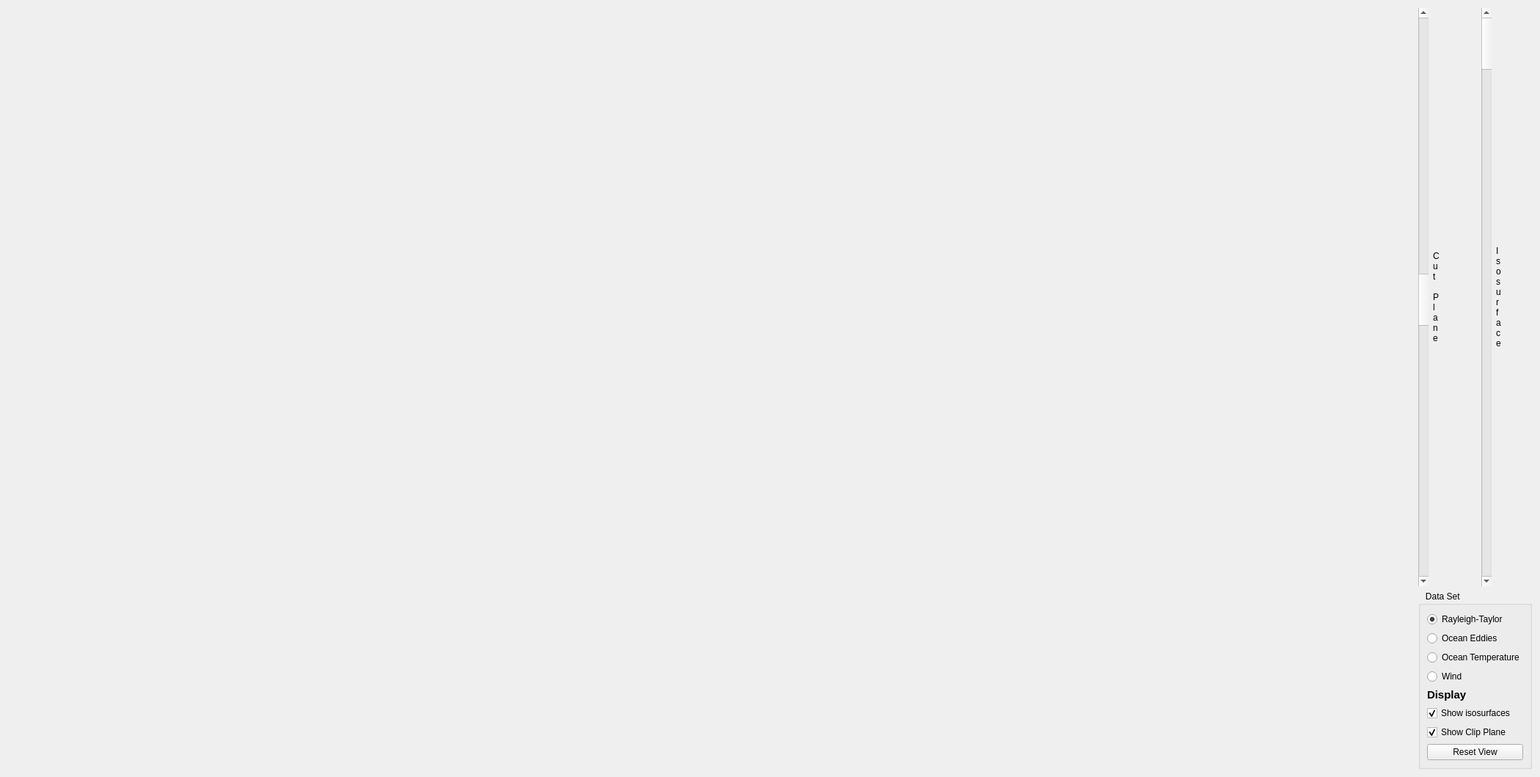
<?xml version="1.0" encoding="UTF-8"?>
<ui version="4.0">
 <class>Form</class>
 <widget class="QWidget" name="Form">
  <property name="geometry">
   <rect>
    <x>0</x>
    <y>0</y>
    <width>2100</width>
    <height>1059</height>
   </rect>
  </property>
  <property name="acceptDrops">
   <bool>true</bool>
  </property>
  <property name="windowTitle">
   <string>PISTON Demo</string>
  </property>
  <layout class="QHBoxLayout" name="horizontalLayout_3">
   <item>
    <layout class="QHBoxLayout" name="horizontalLayout_2">
     <item>
      <widget class="GLWindow" name="widget" native="true">
       <property name="sizePolicy">
        <sizepolicy hsizetype="Expanding" vsizetype="Expanding">
         <horstretch>8</horstretch>
         <verstretch>1</verstretch>
        </sizepolicy>
       </property>
      </widget>
     </item>
     <item>
      <layout class="QVBoxLayout" name="verticalLayout_2">
       <item>
        <layout class="QHBoxLayout" name="horizontalLayout" stretch="3,0,0,3,0">
         <item>
          <widget class="QScrollBar" name="verticalScrollBar_2">
           <property name="sizePolicy">
            <sizepolicy hsizetype="Fixed" vsizetype="Expanding">
             <horstretch>1</horstretch>
             <verstretch>3</verstretch>
            </sizepolicy>
           </property>
           <property name="value">
            <number>50</number>
           </property>
           <property name="orientation">
            <enum>Qt::Vertical</enum>
           </property>
          </widget>
         </item>
         <item>
          <widget class="QLabel" name="label_2">
           <property name="text">
            <string>C
u
t

P
l
a
n
e</string>
           </property>
          </widget>
         </item>
         <item>
          <spacer name="horizontalSpacer">
           <property name="orientation">
            <enum>Qt::Horizontal</enum>
           </property>
           <property name="sizeType">
            <enum>QSizePolicy::Fixed</enum>
           </property>
           <property name="sizeHint" stdset="0">
            <size>
             <width>10</width>
             <height>20</height>
            </size>
           </property>
          </spacer>
         </item>
         <item>
          <widget class="QScrollBar" name="verticalScrollBar">
           <property name="sizePolicy">
            <sizepolicy hsizetype="Fixed" vsizetype="Expanding">
             <horstretch>1</horstretch>
             <verstretch>3</verstretch>
            </sizepolicy>
           </property>
           <property name="orientation">
            <enum>Qt::Vertical</enum>
           </property>
          </widget>
         </item>
         <item>
          <widget class="QLabel" name="label_3">
           <property name="text">
            <string>I
s
o
s
u
r
f
a
c
e</string>
           </property>
          </widget>
         </item>
        </layout>
       </item>
       <item>
        <widget class="QGroupBox" name="groupBox">
         <property name="sizePolicy">
          <sizepolicy hsizetype="Fixed" vsizetype="Fixed">
           <horstretch>0</horstretch>
           <verstretch>0</verstretch>
          </sizepolicy>
         </property>
         <property name="title">
          <string>   Data Set</string>
         </property>
         <layout class="QVBoxLayout" name="verticalLayout">
          <item>
           <widget class="QRadioButton" name="DataSet1Button">
            <property name="text">
             <string>Rayleigh-Taylor</string>
            </property>
            <property name="checked">
             <bool>true</bool>
            </property>
           </widget>
          </item>
          <item>
           <widget class="QRadioButton" name="DataSet3Button">
            <property name="text">
             <string>Ocean Eddies</string>
            </property>
           </widget>
          </item>
          <item>
           <widget class="QRadioButton" name="DataSet2Button">
            <property name="text">
             <string>Ocean Temperature</string>
            </property>
           </widget>
          </item>
          <item>
           <widget class="QRadioButton" name="DataSet4Button">
            <property name="text">
             <string>Wind</string>
            </property>
           </widget>
          </item>
          <item>
           <widget class="QLabel" name="label">
            <property name="text">
             <string>&lt;!DOCTYPE HTML PUBLIC &quot;-//W3C//DTD HTML 4.0//EN&quot; &quot;http://www.w3.org/TR/REC-html40/strict.dtd&quot;&gt;
&lt;html&gt;&lt;head&gt;&lt;meta name=&quot;qrichtext&quot; content=&quot;1&quot; /&gt;&lt;style type=&quot;text/css&quot;&gt;
p, li { white-space: pre-wrap; }
&lt;/style&gt;&lt;/head&gt;&lt;body style=&quot; font-family:'Cantarell'; font-size:11pt; font-weight:400; font-style:normal;&quot;&gt;
&lt;p style=&quot; margin-top:0px; margin-bottom:0px; margin-left:0px; margin-right:0px; -qt-block-indent:0; text-indent:0px;&quot;&gt;&lt;span style=&quot; font-weight:600;&quot;&gt;Display&lt;/span&gt;&lt;/p&gt;&lt;/body&gt;&lt;/html&gt;</string>
            </property>
           </widget>
          </item>
          <item>
           <widget class="QCheckBox" name="IsosurfacesCheckBox">
            <property name="text">
             <string>Show isosurfaces</string>
            </property>
            <property name="checked">
             <bool>true</bool>
            </property>
           </widget>
          </item>
          <item>
           <widget class="QCheckBox" name="ClipPlaneCheckBox">
            <property name="text">
             <string>Show Clip Plane</string>
            </property>
            <property name="checked">
             <bool>true</bool>
            </property>
           </widget>
          </item>
          <item>
           <widget class="QPushButton" name="ResetViewButton">
            <property name="text">
             <string>Reset View</string>
            </property>
           </widget>
          </item>
         </layout>
        </widget>
       </item>
      </layout>
     </item>
    </layout>
   </item>
  </layout>
 </widget>
 <customwidgets>
  <customwidget>
   <class>GLWindow</class>
   <extends>QWidget</extends>
   <header>glwindow.h</header>
   <container>1</container>
   <slots>
    <signal>setZoomSlider(int)</signal>
    <signal>setPlaneSlider(int)</signal>
    <signal>setIsoSlider(int)</signal>
    <signal>setShowIsosurfaceCheckBox(bool)</signal>
    <signal>setShowClipPlaneCheckBox(bool)</signal>
    <slot>setIsovalue(int)</slot>
    <slot>setPlaneLevel(int)</slot>
    <slot>setZoom(int)</slot>
    <slot>setDataSet1(bool)</slot>
    <slot>setDataSet2(bool)</slot>
    <slot>setDataSet3(bool)</slot>
    <slot>resetView()</slot>
    <slot>setShowIsosurface(bool)</slot>
    <slot>setShowCutPlane(bool)</slot>
    <slot>setDataSet4(bool)</slot>
   </slots>
  </customwidget>
 </customwidgets>
 <resources/>
 <connections>
  <connection>
   <sender>verticalScrollBar</sender>
   <signal>valueChanged(int)</signal>
   <receiver>widget</receiver>
   <slot>setIsovalue(int)</slot>
   <hints>
    <hint type="sourcelabel">
     <x>2054</x>
     <y>448</y>
    </hint>
    <hint type="destinationlabel">
     <x>1896</x>
     <y>458</y>
    </hint>
   </hints>
  </connection>
  <connection>
   <sender>verticalScrollBar_2</sender>
   <signal>valueChanged(int)</signal>
   <receiver>widget</receiver>
   <slot>setPlaneLevel(int)</slot>
   <hints>
    <hint type="sourcelabel">
     <x>2002</x>
     <y>285</y>
    </hint>
    <hint type="destinationlabel">
     <x>1896</x>
     <y>285</y>
    </hint>
   </hints>
  </connection>
  <connection>
   <sender>DataSet1Button</sender>
   <signal>toggled(bool)</signal>
   <receiver>widget</receiver>
   <slot>setDataSet1(bool)</slot>
   <hints>
    <hint type="sourcelabel">
     <x>2079</x>
     <y>812</y>
    </hint>
    <hint type="destinationlabel">
     <x>1864</x>
     <y>988</y>
    </hint>
   </hints>
  </connection>
  <connection>
   <sender>DataSet2Button</sender>
   <signal>toggled(bool)</signal>
   <receiver>widget</receiver>
   <slot>setDataSet2(bool)</slot>
   <hints>
    <hint type="sourcelabel">
     <x>2079</x>
     <y>876</y>
    </hint>
    <hint type="destinationlabel">
     <x>1873</x>
     <y>1024</y>
    </hint>
   </hints>
  </connection>
  <connection>
   <sender>widget</sender>
   <signal>setPlaneSlider(int)</signal>
   <receiver>verticalScrollBar_2</receiver>
   <slot>setValue(int)</slot>
   <hints>
    <hint type="sourcelabel">
     <x>1838</x>
     <y>345</y>
    </hint>
    <hint type="destinationlabel">
     <x>2002</x>
     <y>351</y>
    </hint>
   </hints>
  </connection>
  <connection>
   <sender>widget</sender>
   <signal>setIsoSlider(int)</signal>
   <receiver>verticalScrollBar</receiver>
   <slot>setValue(int)</slot>
   <hints>
    <hint type="sourcelabel">
     <x>1793</x>
     <y>546</y>
    </hint>
    <hint type="destinationlabel">
     <x>2051</x>
     <y>564</y>
    </hint>
   </hints>
  </connection>
  <connection>
   <sender>DataSet3Button</sender>
   <signal>toggled(bool)</signal>
   <receiver>widget</receiver>
   <slot>setDataSet3(bool)</slot>
   <hints>
    <hint type="sourcelabel">
     <x>2079</x>
     <y>844</y>
    </hint>
    <hint type="destinationlabel">
     <x>1882</x>
     <y>960</y>
    </hint>
   </hints>
  </connection>
  <connection>
   <sender>ResetViewButton</sender>
   <signal>clicked()</signal>
   <receiver>widget</receiver>
   <slot>resetView()</slot>
   <hints>
    <hint type="sourcelabel">
     <x>1960</x>
     <y>1033</y>
    </hint>
    <hint type="destinationlabel">
     <x>1707</x>
     <y>1043</y>
    </hint>
   </hints>
  </connection>
  <connection>
   <sender>IsosurfacesCheckBox</sender>
   <signal>toggled(bool)</signal>
   <receiver>widget</receiver>
   <slot>setShowIsosurface(bool)</slot>
   <hints>
    <hint type="sourcelabel">
     <x>1956</x>
     <y>955</y>
    </hint>
    <hint type="destinationlabel">
     <x>1798</x>
     <y>900</y>
    </hint>
   </hints>
  </connection>
  <connection>
   <sender>ClipPlaneCheckBox</sender>
   <signal>toggled(bool)</signal>
   <receiver>widget</receiver>
   <slot>setShowCutPlane(bool)</slot>
   <hints>
    <hint type="sourcelabel">
     <x>1989</x>
     <y>979</y>
    </hint>
    <hint type="destinationlabel">
     <x>1863</x>
     <y>932</y>
    </hint>
   </hints>
  </connection>
  <connection>
   <sender>widget</sender>
   <signal>setShowIsosurfaceCheckBox(bool)</signal>
   <receiver>IsosurfacesCheckBox</receiver>
   <slot>setChecked(bool)</slot>
   <hints>
    <hint type="sourcelabel">
     <x>1868</x>
     <y>851</y>
    </hint>
    <hint type="destinationlabel">
     <x>2000</x>
     <y>951</y>
    </hint>
   </hints>
  </connection>
  <connection>
   <sender>widget</sender>
   <signal>setShowClipPlaneCheckBox(bool)</signal>
   <receiver>ClipPlaneCheckBox</receiver>
   <slot>setChecked(bool)</slot>
   <hints>
    <hint type="sourcelabel">
     <x>1873</x>
     <y>781</y>
    </hint>
    <hint type="destinationlabel">
     <x>2055</x>
     <y>991</y>
    </hint>
   </hints>
  </connection>
  <connection>
   <sender>DataSet4Button</sender>
   <signal>toggled(bool)</signal>
   <receiver>widget</receiver>
   <slot>setDataSet4(bool)</slot>
   <hints>
    <hint type="sourcelabel">
     <x>1953</x>
     <y>887</y>
    </hint>
    <hint type="destinationlabel">
     <x>1723</x>
     <y>886</y>
    </hint>
   </hints>
  </connection>
 </connections>
</ui>
